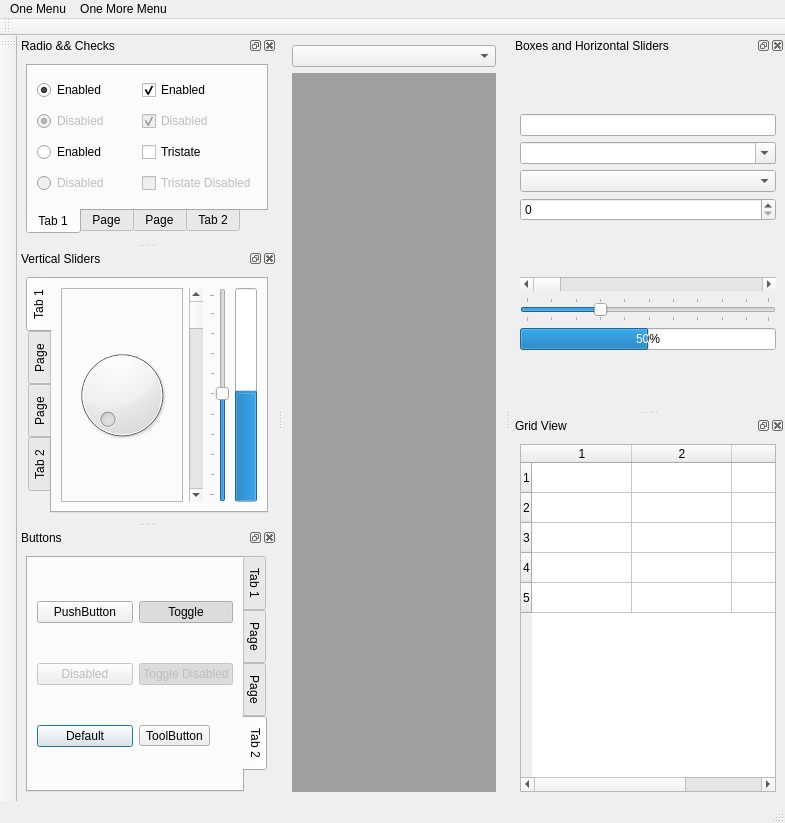
<ui version="4.0" >
 <class>MainWindow</class>
 <widget class="QMainWindow" name="MainWindow" >
  <property name="geometry" >
   <rect>
    <x>0</x>
    <y>0</y>
    <width>785</width>
    <height>823</height>
   </rect>
  </property>
  <property name="windowTitle" >
   <string>MainWindow</string>
  </property>
  <widget class="QWidget" name="centralwidget" >
   <property name="geometry" >
    <rect>
     <x>365</x>
     <y>35</y>
     <width>278</width>
     <height>766</height>
    </rect>
   </property>
   <layout class="QVBoxLayout" name="verticalLayout_4" >
    <item>
     <widget class="QComboBox" name="stylesCombo" />
    </item>
    <item>
     <widget class="QMdiArea" name="mdiArea" >
      <property name="contextMenuPolicy" >
       <enum>Qt::DefaultContextMenu</enum>
      </property>
      <widget class="QWidget" name="subwindow" >
       <property name="windowTitle" >
        <string>Subwindow</string>
       </property>
       <layout class="QGridLayout" name="gridLayout_5" >
        <item row="0" column="0" >
         <widget class="QSplitter" name="splitter" >
          <property name="orientation" >
           <enum>Qt::Vertical</enum>
          </property>
          <widget class="QGroupBox" name="groupBox" >
           <property name="title" >
            <string>GroupBox</string>
           </property>
           <property name="flat" >
            <bool>false</bool>
           </property>
           <property name="checkable" >
            <bool>true</bool>
           </property>
           <layout class="QGridLayout" name="gridLayout_3" >
            <item row="0" column="0" >
             <widget class="QPushButton" name="pushButton_4" >
              <property name="text" >
               <string>PushButton</string>
              </property>
             </widget>
            </item>
            <item row="1" column="0" >
             <widget class="QRadioButton" name="radioButton_5" >
              <property name="text" >
               <string>RadioButton</string>
              </property>
             </widget>
            </item>
            <item row="2" column="0" >
             <widget class="QCheckBox" name="checkBox_3" >
              <property name="text" >
               <string>CheckBox</string>
              </property>
             </widget>
            </item>
           </layout>
          </widget>
          <widget class="QTabWidget" name="tabWidget" >
           <property name="currentIndex" >
            <number>0</number>
           </property>
           <widget class="QWidget" name="tab" >
            <property name="geometry" >
             <rect>
              <x>0</x>
              <y>0</y>
              <width>294</width>
              <height>220</height>
             </rect>
            </property>
            <attribute name="title" >
             <string>Tab 1</string>
            </attribute>
            <layout class="QGridLayout" name="gridLayout_4" >
             <item row="0" column="0" >
              <widget class="QTreeWidget" name="treeWidget" >
               <column>
                <property name="text" >
                 <string>FIrst Column</string>
                </property>
               </column>
               <item>
                <property name="text" >
                 <string>Foo</string>
                </property>
                <item>
                 <property name="text" >
                  <string>Bar</string>
                 </property>
                </item>
               </item>
               <item>
                <property name="text" >
                 <string>Another item</string>
                </property>
                <item>
                 <property name="text" >
                  <string>SubItem</string>
                 </property>
                 <item>
                  <property name="text" >
                   <string>SubSubItem</string>
                  </property>
                 </item>
                </item>
               </item>
              </widget>
             </item>
            </layout>
           </widget>
           <widget class="QWidget" name="tab_13" >
            <property name="geometry" >
             <rect>
              <x>0</x>
              <y>0</y>
              <width>294</width>
              <height>220</height>
             </rect>
            </property>
            <attribute name="title" >
             <string>Page</string>
            </attribute>
           </widget>
           <widget class="QWidget" name="tab_14" >
            <property name="geometry" >
             <rect>
              <x>0</x>
              <y>0</y>
              <width>294</width>
              <height>220</height>
             </rect>
            </property>
            <attribute name="title" >
             <string>Page</string>
            </attribute>
           </widget>
           <widget class="QWidget" name="tab_2" >
            <property name="geometry" >
             <rect>
              <x>0</x>
              <y>0</y>
              <width>294</width>
              <height>220</height>
             </rect>
            </property>
            <attribute name="title" >
             <string>Tab 2</string>
            </attribute>
           </widget>
          </widget>
         </widget>
        </item>
       </layout>
      </widget>
     </widget>
    </item>
   </layout>
  </widget>
  <widget class="QMenuBar" name="menubar" >
   <property name="geometry" >
    <rect>
     <x>0</x>
     <y>0</y>
     <width>785</width>
     <height>22</height>
    </rect>
   </property>
   <widget class="QMenu" name="menuOne_Menu" >
    <property name="title" >
     <string>One Menu</string>
    </property>
    <addaction name="actionOne_Entry" />
    <addaction name="separator" />
    <addaction name="actionAnother_Entry" />
   </widget>
   <widget class="QMenu" name="menuOne_More_Menu" >
    <property name="title" >
     <string>One More Menu</string>
    </property>
    <addaction name="actionFoobar" />
   </widget>
   <addaction name="menuOne_Menu" />
   <addaction name="menuOne_More_Menu" />
  </widget>
  <widget class="QStatusBar" name="statusbar" >
   <property name="geometry" >
    <rect>
     <x>0</x>
     <y>801</y>
     <width>785</width>
     <height>22</height>
    </rect>
   </property>
  </widget>
  <widget class="QToolBar" name="toolBar" >
   <property name="geometry" >
    <rect>
     <x>0</x>
     <y>22</y>
     <width>785</width>
     <height>13</height>
    </rect>
   </property>
   <property name="windowTitle" >
    <string>toolBar</string>
   </property>
   <attribute name="toolBarArea" >
    <enum>TopToolBarArea</enum>
   </attribute>
   <attribute name="toolBarBreak" >
    <bool>false</bool>
   </attribute>
  </widget>
  <widget class="QToolBar" name="smallToolBar" >
   <property name="geometry" >
    <rect>
     <x>0</x>
     <y>35</y>
     <width>13</width>
     <height>766</height>
    </rect>
   </property>
   <property name="windowTitle" >
    <string>toolBar_2</string>
   </property>
   <attribute name="toolBarArea" >
    <enum>LeftToolBarArea</enum>
   </attribute>
   <attribute name="toolBarBreak" >
    <bool>false</bool>
   </attribute>
  </widget>
  <widget class="QDockWidget" name="dockWidget_2" >
   <property name="geometry" >
    <rect>
     <x>649</x>
     <y>35</y>
     <width>136</width>
     <height>399</height>
    </rect>
   </property>
   <property name="windowTitle" >
    <string>Boxes and Horizontal Sliders</string>
   </property>
   <attribute name="dockWidgetArea" >
    <number>2</number>
   </attribute>
   <widget class="QWidget" name="dockWidgetContents_2" >
    <property name="geometry" >
     <rect>
      <x>0</x>
      <y>26</y>
      <width>136</width>
      <height>373</height>
     </rect>
    </property>
    <layout class="QVBoxLayout" name="verticalLayout_6" >
     <item>
      <layout class="QVBoxLayout" name="verticalLayout_2" >
       <item>
        <widget class="QLineEdit" name="lineEdit" />
       </item>
       <item>
        <widget class="QComboBox" name="comboBox" >
         <property name="editable" >
          <bool>true</bool>
         </property>
        </widget>
       </item>
       <item>
        <widget class="QComboBox" name="notEditableCombo" />
       </item>
       <item>
        <widget class="QSpinBox" name="spinBox" />
       </item>
      </layout>
     </item>
     <item>
      <layout class="QVBoxLayout" name="verticalLayout" >
       <item>
        <widget class="QScrollBar" name="horizontalScrollBar" >
         <property name="orientation" >
          <enum>Qt::Horizontal</enum>
         </property>
        </widget>
       </item>
       <item>
        <widget class="QSlider" name="horizontalSlider" >
         <property name="value" >
          <number>30</number>
         </property>
         <property name="orientation" >
          <enum>Qt::Horizontal</enum>
         </property>
         <property name="tickPosition" >
          <enum>QSlider::TicksBothSides</enum>
         </property>
        </widget>
       </item>
       <item>
        <widget class="QProgressBar" name="progressBar" >
         <property name="value" >
          <number>50</number>
         </property>
         <property name="alignment" >
          <set>Qt::AlignCenter</set>
         </property>
         <property name="textVisible" >
          <bool>true</bool>
         </property>
         <property name="invertedAppearance" >
          <bool>false</bool>
         </property>
        </widget>
       </item>
      </layout>
     </item>
    </layout>
   </widget>
  </widget>
  <widget class="QDockWidget" name="dockWidget_3" >
   <property name="geometry" >
    <rect>
     <x>649</x>
     <y>440</y>
     <width>136</width>
     <height>361</height>
    </rect>
   </property>
   <property name="floating" >
    <bool>false</bool>
   </property>
   <property name="windowTitle" >
    <string>Grid View</string>
   </property>
   <attribute name="dockWidgetArea" >
    <number>2</number>
   </attribute>
   <widget class="QWidget" name="dockWidgetContents_3" >
    <property name="geometry" >
     <rect>
      <x>0</x>
      <y>26</y>
      <width>136</width>
      <height>335</height>
     </rect>
    </property>
    <layout class="QHBoxLayout" name="horizontalLayout_3" >
     <item>
      <widget class="QTableWidget" name="tableWidget" >
       <property name="rowCount" >
        <number>5</number>
       </property>
       <property name="columnCount" >
        <number>3</number>
       </property>
       <row/>
       <row/>
       <row/>
       <row/>
       <row/>
       <column/>
       <column/>
       <column/>
      </widget>
     </item>
    </layout>
   </widget>
  </widget>
  <widget class="QDockWidget" name="dockWidget" >
   <property name="geometry" >
    <rect>
     <x>13</x>
     <y>35</y>
     <width>346</width>
     <height>198</height>
    </rect>
   </property>
   <property name="focusPolicy" >
    <enum>Qt::TabFocus</enum>
   </property>
   <property name="floating" >
    <bool>false</bool>
   </property>
   <property name="windowTitle" >
    <string>Radio &amp;&amp; Checks</string>
   </property>
   <attribute name="dockWidgetArea" >
    <number>1</number>
   </attribute>
   <widget class="QWidget" name="dockWidgetContents" >
    <property name="geometry" >
     <rect>
      <x>0</x>
      <y>26</y>
      <width>346</width>
      <height>172</height>
     </rect>
    </property>
    <layout class="QHBoxLayout" name="horizontalLayout_7" >
     <item>
      <widget class="QTabWidget" name="tabWidget_4" >
       <property name="tabPosition" >
        <enum>QTabWidget::South</enum>
       </property>
       <property name="tabShape" >
        <enum>QTabWidget::Rounded</enum>
       </property>
       <widget class="QWidget" name="tab_7" >
        <property name="geometry" >
         <rect>
          <x>0</x>
          <y>0</y>
          <width>316</width>
          <height>119</height>
         </rect>
        </property>
        <attribute name="title" >
         <string>Tab 1</string>
        </attribute>
        <layout class="QHBoxLayout" name="horizontalLayout_6" >
         <item>
          <layout class="QGridLayout" name="gridLayout_2" >
           <item row="0" column="0" >
            <widget class="QRadioButton" name="radioButton" >
             <property name="text" >
              <string>Enabled</string>
             </property>
             <property name="checked" >
              <bool>true</bool>
             </property>
             <property name="autoExclusive" >
              <bool>false</bool>
             </property>
            </widget>
           </item>
           <item row="0" column="1" >
            <widget class="QCheckBox" name="checkBox" >
             <property name="text" >
              <string>Enabled</string>
             </property>
             <property name="checked" >
              <bool>true</bool>
             </property>
             <property name="tristate" >
              <bool>false</bool>
             </property>
            </widget>
           </item>
           <item row="1" column="0" >
            <widget class="QRadioButton" name="radioButton_2" >
             <property name="enabled" >
              <bool>false</bool>
             </property>
             <property name="text" >
              <string>Disabled</string>
             </property>
             <property name="checked" >
              <bool>true</bool>
             </property>
             <property name="autoExclusive" >
              <bool>false</bool>
             </property>
            </widget>
           </item>
           <item row="1" column="1" >
            <widget class="QCheckBox" name="checkBox_2" >
             <property name="enabled" >
              <bool>false</bool>
             </property>
             <property name="text" >
              <string>Disabled</string>
             </property>
             <property name="checked" >
              <bool>true</bool>
             </property>
            </widget>
           </item>
           <item row="2" column="0" >
            <widget class="QRadioButton" name="radioButton_3" >
             <property name="text" >
              <string>Enabled</string>
             </property>
             <property name="autoExclusive" >
              <bool>false</bool>
             </property>
            </widget>
           </item>
           <item row="2" column="1" >
            <widget class="QCheckBox" name="tristateCheck" >
             <property name="text" >
              <string>Tristate</string>
             </property>
             <property name="checked" >
              <bool>false</bool>
             </property>
             <property name="tristate" >
              <bool>true</bool>
             </property>
            </widget>
           </item>
           <item row="3" column="0" >
            <widget class="QRadioButton" name="radioButton_4" >
             <property name="enabled" >
              <bool>false</bool>
             </property>
             <property name="text" >
              <string>Disabled</string>
             </property>
             <property name="autoExclusive" >
              <bool>false</bool>
             </property>
            </widget>
           </item>
           <item row="3" column="1" >
            <widget class="QCheckBox" name="tristateDisable" >
             <property name="enabled" >
              <bool>false</bool>
             </property>
             <property name="text" >
              <string>Tristate Disabled</string>
             </property>
             <property name="tristate" >
              <bool>true</bool>
             </property>
            </widget>
           </item>
          </layout>
         </item>
        </layout>
       </widget>
       <widget class="QWidget" name="tab_11" >
        <property name="geometry" >
         <rect>
          <x>0</x>
          <y>0</y>
          <width>316</width>
          <height>119</height>
         </rect>
        </property>
        <attribute name="title" >
         <string>Page</string>
        </attribute>
       </widget>
       <widget class="QWidget" name="tab_12" >
        <property name="geometry" >
         <rect>
          <x>0</x>
          <y>0</y>
          <width>316</width>
          <height>119</height>
         </rect>
        </property>
        <attribute name="title" >
         <string>Page</string>
        </attribute>
       </widget>
       <widget class="QWidget" name="tab_8" >
        <property name="geometry" >
         <rect>
          <x>0</x>
          <y>0</y>
          <width>316</width>
          <height>119</height>
         </rect>
        </property>
        <attribute name="title" >
         <string>Tab 2</string>
        </attribute>
       </widget>
      </widget>
     </item>
    </layout>
   </widget>
  </widget>
  <widget class="QDockWidget" name="dockWidget_5" >
   <property name="geometry" >
    <rect>
     <x>13</x>
     <y>239</y>
     <width>346</width>
     <height>278</height>
    </rect>
   </property>
   <property name="windowTitle" >
    <string>Vertical Sliders</string>
   </property>
   <attribute name="dockWidgetArea" >
    <number>1</number>
   </attribute>
   <widget class="QWidget" name="dockWidgetContents_5" >
    <property name="geometry" >
     <rect>
      <x>0</x>
      <y>26</y>
      <width>346</width>
      <height>252</height>
     </rect>
    </property>
    <layout class="QVBoxLayout" name="verticalLayout_3" >
     <item>
      <widget class="QTabWidget" name="tabWidget_2" >
       <property name="tabPosition" >
        <enum>QTabWidget::West</enum>
       </property>
       <property name="tabShape" >
        <enum>QTabWidget::Rounded</enum>
       </property>
       <property name="currentIndex" >
        <number>0</number>
       </property>
       <widget class="QWidget" name="tab_3" >
        <property name="geometry" >
         <rect>
          <x>0</x>
          <y>0</y>
          <width>293</width>
          <height>222</height>
         </rect>
        </property>
        <attribute name="title" >
         <string>Tab 1</string>
        </attribute>
        <layout class="QHBoxLayout" name="horizontalLayout_2" >
         <item>
          <layout class="QHBoxLayout" name="horizontalLayout" >
           <item>
            <widget class="QFrame" name="frame" >
             <property name="frameShape" >
              <enum>QFrame::StyledPanel</enum>
             </property>
             <property name="frameShadow" >
              <enum>QFrame::Raised</enum>
             </property>
             <layout class="QHBoxLayout" name="horizontalLayout_8" >
              <item>
               <widget class="QDial" name="dial" />
              </item>
             </layout>
            </widget>
           </item>
           <item>
            <widget class="QScrollBar" name="verticalScrollBar" >
             <property name="orientation" >
              <enum>Qt::Vertical</enum>
             </property>
            </widget>
           </item>
           <item>
            <widget class="QSlider" name="verticalSlider" >
             <property name="value" >
              <number>50</number>
             </property>
             <property name="orientation" >
              <enum>Qt::Vertical</enum>
             </property>
             <property name="tickPosition" >
              <enum>QSlider::TicksAbove</enum>
             </property>
            </widget>
           </item>
           <item>
            <widget class="QProgressBar" name="progressBar_2" >
             <property name="value" >
              <number>50</number>
             </property>
             <property name="orientation" >
              <enum>Qt::Vertical</enum>
             </property>
            </widget>
           </item>
          </layout>
         </item>
        </layout>
        <zorder></zorder>
       </widget>
       <widget class="QWidget" name="tab_10" >
        <property name="geometry" >
         <rect>
          <x>0</x>
          <y>0</y>
          <width>293</width>
          <height>222</height>
         </rect>
        </property>
        <attribute name="title" >
         <string>Page</string>
        </attribute>
       </widget>
       <widget class="QWidget" name="tab_9" >
        <property name="geometry" >
         <rect>
          <x>0</x>
          <y>0</y>
          <width>293</width>
          <height>222</height>
         </rect>
        </property>
        <attribute name="title" >
         <string>Page</string>
        </attribute>
       </widget>
       <widget class="QWidget" name="tab_4" >
        <property name="geometry" >
         <rect>
          <x>0</x>
          <y>0</y>
          <width>293</width>
          <height>222</height>
         </rect>
        </property>
        <attribute name="title" >
         <string>Tab 2</string>
        </attribute>
       </widget>
      </widget>
     </item>
    </layout>
   </widget>
  </widget>
  <widget class="QDockWidget" name="dockWidget_4" >
   <property name="geometry" >
    <rect>
     <x>13</x>
     <y>523</y>
     <width>346</width>
     <height>278</height>
    </rect>
   </property>
   <property name="windowTitle" >
    <string>Buttons</string>
   </property>
   <attribute name="dockWidgetArea" >
    <number>1</number>
   </attribute>
   <widget class="QWidget" name="dockWidgetContents_4" >
    <property name="geometry" >
     <rect>
      <x>0</x>
      <y>26</y>
      <width>346</width>
      <height>252</height>
     </rect>
    </property>
    <layout class="QHBoxLayout" name="horizontalLayout_5" >
     <item>
      <widget class="QTabWidget" name="tabWidget_3" >
       <property name="tabPosition" >
        <enum>QTabWidget::East</enum>
       </property>
       <property name="currentIndex" >
        <number>3</number>
       </property>
       <widget class="QWidget" name="tab_5" >
        <property name="geometry" >
         <rect>
          <x>0</x>
          <y>0</y>
          <width>293</width>
          <height>222</height>
         </rect>
        </property>
        <attribute name="title" >
         <string>Tab 1</string>
        </attribute>
       </widget>
       <widget class="QWidget" name="tab_15" >
        <property name="geometry" >
         <rect>
          <x>0</x>
          <y>0</y>
          <width>293</width>
          <height>222</height>
         </rect>
        </property>
        <attribute name="title" >
         <string>Page</string>
        </attribute>
       </widget>
       <widget class="QWidget" name="tab_16" >
        <property name="geometry" >
         <rect>
          <x>0</x>
          <y>0</y>
          <width>293</width>
          <height>222</height>
         </rect>
        </property>
        <attribute name="title" >
         <string>Page</string>
        </attribute>
       </widget>
       <widget class="QWidget" name="tab_6" >
        <property name="geometry" >
         <rect>
          <x>0</x>
          <y>0</y>
          <width>293</width>
          <height>222</height>
         </rect>
        </property>
        <attribute name="title" >
         <string>Tab 2</string>
        </attribute>
        <layout class="QHBoxLayout" name="horizontalLayout_4" >
         <item>
          <layout class="QGridLayout" name="gridLayout" >
           <item row="0" column="0" >
            <widget class="QPushButton" name="pushButton" >
             <property name="text" >
              <string>PushButton</string>
             </property>
            </widget>
           </item>
           <item row="0" column="1" >
            <widget class="QPushButton" name="pushButton_2" >
             <property name="text" >
              <string>Toggle</string>
             </property>
             <property name="checkable" >
              <bool>true</bool>
             </property>
             <property name="checked" >
              <bool>true</bool>
             </property>
            </widget>
           </item>
           <item row="1" column="0" >
            <widget class="QPushButton" name="disabledPushButton" >
             <property name="enabled" >
              <bool>false</bool>
             </property>
             <property name="text" >
              <string>Disabled</string>
             </property>
            </widget>
           </item>
           <item row="1" column="1" >
            <widget class="QPushButton" name="pushButton_3" >
             <property name="enabled" >
              <bool>false</bool>
             </property>
             <property name="text" >
              <string>Toggle Disabled</string>
             </property>
             <property name="checkable" >
              <bool>true</bool>
             </property>
             <property name="checked" >
              <bool>true</bool>
             </property>
            </widget>
           </item>
           <item row="2" column="0" >
            <widget class="QPushButton" name="defaultPushButton" >
             <property name="text" >
              <string>Default</string>
             </property>
             <property name="default" >
              <bool>true</bool>
             </property>
            </widget>
           </item>
           <item row="2" column="1" >
            <widget class="QToolButton" name="toolButton" >
             <property name="text" >
              <string>ToolButton</string>
             </property>
            </widget>
           </item>
          </layout>
         </item>
        </layout>
       </widget>
      </widget>
     </item>
    </layout>
   </widget>
  </widget>
  <action name="actionOne_Entry" >
   <property name="text" >
    <string>One Entry</string>
   </property>
  </action>
  <action name="actionAnother_Entry" >
   <property name="text" >
    <string>Another Entry</string>
   </property>
  </action>
  <action name="actionFoobar" >
   <property name="text" >
    <string>Foobar</string>
   </property>
  </action>
 </widget>
 <resources/>
 <connections/>
</ui>
